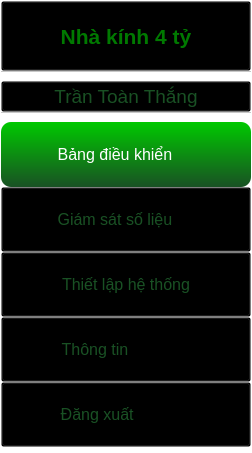
           <widget class="QFrame" name="Slide_menu">
            <property name="sizePolicy">
             <sizepolicy hsizetype="Fixed" vsizetype="Preferred">
              <horstretch>0</horstretch>
              <verstretch>0</verstretch>
             </sizepolicy>
            </property>
            <property name="minimumSize">
             <size>
              <width>0</width>
              <height>0</height>
             </size>
            </property>
            <property name="maximumSize">
             <size>
              <width>300</width>
              <height>16777215</height>
             </size>
            </property>
            <property name="styleSheet">
             <string notr="true">background-color: rgba(0, 0, 0, 0);
</string>
            </property>
            <property name="frameShape">
             <enum>QFrame::StyledPanel</enum>
            </property>
            <property name="frameShadow">
             <enum>QFrame::Raised</enum>
            </property>
            <layout class="QVBoxLayout" name="verticalLayout_3">
             <property name="spacing">
              <number>0</number>
             </property>
             <property name="leftMargin">
              <number>0</number>
             </property>
             <property name="topMargin">
              <number>0</number>
             </property>
             <property name="rightMargin">
              <number>0</number>
             </property>
             <property name="bottomMargin">
              <number>5</number>
             </property>
             <item alignment="Qt::AlignTop">
              <widget class="QPushButton" name="APP_name">
               <property name="minimumSize">
                <size>
                 <width>0</width>
                 <height>70</height>
                </size>
               </property>
               <property name="maximumSize">
                <size>
                 <width>16777215</width>
                 <height>60</height>
                </size>
               </property>
               <property name="font">
                <font>
                 <family>Segoe UI</family>
                 <pointsize>16</pointsize>
                 <weight>75</weight>
                 <bold>true</bold>
                </font>
               </property>
               <property name="styleSheet">
                <string notr="true">background-color: rgba(0, 0, 0, 0);
color: qlineargradient(spread:pad, x1:0, y1:0, x2:0, y2:1, stop:0 rgba(0, 229, 0, 255), stop:1 rgba(0, 121, 0, 255));</string>
               </property>
               <property name="text">
                <string>Nhà kính 4 tỷ</string>
               </property>
               <property name="icon">
                <iconset resource="Icon.qrc">
                 <normaloff>:/Green_Icon/Icon_Green/slack.svg</normaloff>:/Green_Icon/Icon_Green/slack.svg</iconset>
               </property>
               <property name="iconSize">
                <size>
                 <width>40</width>
                 <height>40</height>
                </size>
               </property>
              </widget>
             </item>
             <item>
              <widget class="QPushButton" name="Brk_line1">
               <property name="minimumSize">
                <size>
                 <width>250</width>
                 <height>0</height>
                </size>
               </property>
               <property name="maximumSize">
                <size>
                 <width>16777215</width>
                 <height>10</height>
                </size>
               </property>
               <property name="styleSheet">
                <string notr="true">background-color: rgba(0, 0, 0, 0);
border-radius: none;
border-top: 1px solid rgb(200, 200, 200);</string>
               </property>
               <property name="text">
                <string/>
               </property>
              </widget>
             </item>
             <item>
              <widget class="QPushButton" name="User_name">
               <property name="minimumSize">
                <size>
                 <width>0</width>
                 <height>0</height>
                </size>
               </property>
               <property name="maximumSize">
                <size>
                 <width>16777215</width>
                 <height>60</height>
                </size>
               </property>
               <property name="font">
                <font>
                 <family>Segoe UI</family>
                 <pointsize>14</pointsize>
                </font>
               </property>
               <property name="styleSheet">
                <string notr="true">background-color: rgba(0, 0, 0, 0);
color: qlineargradient(spread:pad, x1:0, y1:0, x2:0, y2:1, stop:0 rgba(0, 201, 0, 255), stop:1 rgba(25, 81, 36, 255));</string>
               </property>
               <property name="text">
                <string>Trần Toàn Thắng</string>
               </property>
               <property name="icon">
                <iconset resource="Icon.qrc">
                 <normaloff>:/Green_Icon/Icon_Green/user.svg</normaloff>:/Green_Icon/Icon_Green/user.svg</iconset>
               </property>
               <property name="iconSize">
                <size>
                 <width>40</width>
                 <height>40</height>
                </size>
               </property>
              </widget>
             </item>
             <item>
              <widget class="QPushButton" name="Brk_line2">
               <property name="maximumSize">
                <size>
                 <width>16777215</width>
                 <height>10</height>
                </size>
               </property>
               <property name="styleSheet">
                <string notr="true">background-color: rgba(0, 0, 0, 0);
border-radius: none;
border-top: 1px solid rgb(200, 200, 200);</string>
               </property>
               <property name="text">
                <string/>
               </property>
              </widget>
             </item>
             <item>
              <widget class="QPushButton" name="Control_btn">
               <property name="minimumSize">
                <size>
                 <width>0</width>
                 <height>65</height>
                </size>
               </property>
               <property name="font">
                <font>
                 <family>Segoe UI</family>
                 <pointsize>12</pointsize>
                </font>
               </property>
               <property name="styleSheet">
                <string notr="true">QPushButton#Control_btn{	
	background-color: qlineargradient(spread:pad, x1:0, y1:0, x2:0, y2:1, stop:0 rgba(0, 201, 0, 255), stop:1 rgba(25, 81, 36, 255));
	color: rgb(255, 255, 255);
	border-radius: 10px;
}
QPushButton#Control_btn:hover{	
    border: none;
	border-radius: 10px;
    padding-left: 5px;
	background-color: qlineargradient(spread:pad, x1:1, y1:1, x2:1, y2:0, stop:0 rgba(0, 85, 255, 255), stop:1 rgba(0, 192, 255, 255));
	color: rgb(255, 255, 255);
}
QPushButton#Control_btn:pressed{	
    border: none;
	border-radius: 10px;
	padding-left: -5px;
	padding-top: -2px;
	background-color: qlineargradient(spread:pad, x1:1, y1:1, x2:1, y2:0, stop:0 rgba(170, 0, 0, 255), stop:1 rgba(255, 60, 60, 255));
	color: rgb(255, 255, 255);
}
</string>
               </property>
               <property name="text">
                <string>Bảng điều khiển     </string>
               </property>
               <property name="icon">
                <iconset resource="Icon.qrc">
                 <normaloff>:/White_Icon/Icon_White/grid.svg</normaloff>:/White_Icon/Icon_White/grid.svg</iconset>
               </property>
               <property name="iconSize">
                <size>
                 <width>30</width>
                 <height>30</height>
                </size>
               </property>
              </widget>
             </item>
             <item>
              <widget class="QPushButton" name="Parameter_btn">
               <property name="minimumSize">
                <size>
                 <width>0</width>
                 <height>65</height>
                </size>
               </property>
               <property name="font">
                <font>
                 <family>Segoe UI</family>
                 <pointsize>12</pointsize>
                </font>
               </property>
               <property name="styleSheet">
                <string notr="true">QPushButton#Parameter_btn{	
background-color: rgba(0, 0, 0, 0);
color: qlineargradient(spread:pad, x1:0, y1:0, x2:0, y2:1, stop:0 rgba(0, 201, 0, 255), stop:1 rgba(25, 81, 36, 255));
}
QPushButton#Parameter_btn:hover{	
    border: none;
	border-radius: 10px;
	padding-left: 10px;
	background-color: qlineargradient(spread:pad, x1:1, y1:1, x2:1, y2:0, stop:0 rgba(0, 85, 255, 255), stop:1 rgba(0, 192, 255, 255));
	color: rgb(255, 255, 255);
}
QPushButton#Parameter_btn:pressed{	
    border: none;
	border-radius: 10px;
	padding-left: -2px;
	padding-top: -2px;
	background-color: qlineargradient(spread:pad, x1:1, y1:1, x2:1, y2:0, stop:0 rgba(170, 0, 0, 255), stop:1 rgba(255, 60, 60, 255));
	color: rgb(255, 255, 255);
}
</string>
               </property>
               <property name="text">
                <string>Giám sát số liệu     </string>
               </property>
               <property name="icon">
                <iconset resource="Icon.qrc">
                 <normaloff>:/Green_Icon/Icon_Green/bar-chart-2.svg</normaloff>:/Green_Icon/Icon_Green/bar-chart-2.svg</iconset>
               </property>
               <property name="iconSize">
                <size>
                 <width>30</width>
                 <height>30</height>
                </size>
               </property>
              </widget>
             </item>
             <item>
              <widget class="QPushButton" name="Setting_btn">
               <property name="minimumSize">
                <size>
                 <width>0</width>
                 <height>65</height>
                </size>
               </property>
               <property name="font">
                <font>
                 <family>Segoe UI</family>
                 <pointsize>12</pointsize>
                </font>
               </property>
               <property name="styleSheet">
                <string notr="true">QPushButton#Setting_btn{	
background-color: rgba(0, 0, 0, 0);
color: qlineargradient(spread:pad, x1:0, y1:0, x2:0, y2:1, stop:0 rgba(0, 201, 0, 255), stop:1 rgba(25, 81, 36, 255));
}
QPushButton#Setting_btn:hover{	
    border: none;
	border-radius: 10px;
	padding-left: 10px;
	background-color: qlineargradient(spread:pad, x1:1, y1:1, x2:1, y2:0, stop:0 rgba(0, 85, 255, 255), stop:1 rgba(0, 192, 255, 255));
	color: rgb(255, 255, 255);
}
QPushButton#Setting_btn:pressed{	
    border: none;
	border-radius: 10px;
	padding-left: -2px;
	padding-top: -2px;
	background-color: qlineargradient(spread:pad, x1:1, y1:1, x2:1, y2:0, stop:0 rgba(170, 0, 0, 255), stop:1 rgba(255, 60, 60, 255));
	color: rgb(255, 255, 255);
}
</string>
               </property>
               <property name="text">
                <string>Thiết lập hệ thống</string>
               </property>
               <property name="icon">
                <iconset resource="Icon.qrc">
                 <normaloff>:/Green_Icon/Icon_Green/settings.svg</normaloff>:/Green_Icon/Icon_Green/settings.svg</iconset>
               </property>
               <property name="iconSize">
                <size>
                 <width>30</width>
                 <height>30</height>
                </size>
               </property>
              </widget>
             </item>
             <item>
              <widget class="QPushButton" name="Properties_btn">
               <property name="minimumSize">
                <size>
                 <width>0</width>
                 <height>65</height>
                </size>
               </property>
               <property name="font">
                <font>
                 <family>Segoe UI</family>
                 <pointsize>12</pointsize>
                </font>
               </property>
               <property name="styleSheet">
                <string notr="true">QPushButton#Properties_btn{	
background-color: rgba(0, 0, 0, 0);
color: qlineargradient(spread:pad, x1:0, y1:0, x2:0, y2:1, stop:0 rgba(0, 201, 0, 255), stop:1 rgba(25, 81, 36, 255));
}
QPushButton#Properties_btn:hover{	
    border: none;
	border-radius: 10px;
	padding-left: 10px;
	background-color: qlineargradient(spread:pad, x1:1, y1:1, x2:1, y2:0, stop:0 rgba(0, 85, 255, 255), stop:1 rgba(0, 192, 255, 255));
	color: rgb(255, 255, 255);
}
QPushButton#Properties_btn:pressed{	
    border: none;
	border-radius: 10px;
	padding-left: -2px;
	padding-top: -2px;
	background-color: qlineargradient(spread:pad, x1:1, y1:1, x2:1, y2:0, stop:0 rgba(170, 0, 0, 255), stop:1 rgba(255, 60, 60, 255));
	color: rgb(255, 255, 255);
}
</string>
               </property>
               <property name="text">
                <string>Thông tin              </string>
               </property>
               <property name="icon">
                <iconset resource="Icon.qrc">
                 <normaloff>:/Green_Icon/Icon_Green/smile.svg</normaloff>:/Green_Icon/Icon_Green/smile.svg</iconset>
               </property>
               <property name="iconSize">
                <size>
                 <width>30</width>
                 <height>30</height>
                </size>
               </property>
              </widget>
             </item>
             <item>
              <widget class="QPushButton" name="Login_return">
               <property name="minimumSize">
                <size>
                 <width>0</width>
                 <height>65</height>
                </size>
               </property>
               <property name="font">
                <font>
                 <family>Segoe UI</family>
                 <pointsize>12</pointsize>
                </font>
               </property>
               <property name="styleSheet">
                <string notr="true">QPushButton{	
	background-color: rgba(0, 0, 0, 0);
	color: qlineargradient(spread:pad, x1:0, y1:0, x2:0, y2:1, stop:0 rgba(0, 201, 0, 255), stop:1 rgba(25, 81, 36, 255));
}
QPushButton:hover{	
    border: none;
	border-radius: 10px;
	padding-left: 10px;
	background-color: qlineargradient(spread:pad, x1:1, y1:1, x2:1, y2:0, stop:0 rgba(170, 0, 0, 255), stop:1 rgba(255, 60, 60, 255));
	color: rgb(255, 255, 255);
}
QPushButton:pressed{	
    border: none;
	border-radius: 10px;
	padding-left: -2px;
	padding-top: -2px;
	background-color: qlineargradient(spread:pad, x1:1, y1:1, x2:1, y2:0, stop:0 rgba(170, 0, 0, 255), stop:1 rgba(255, 60, 60, 255));
	color: rgb(255, 255, 255);
}
</string>
               </property>
               <property name="text">
                <string>Đăng xuất             </string>
               </property>
               <property name="icon">
                <iconset resource="Icon.qrc">
                 <normaloff>:/Green_Icon/Icon_Green/log-out.svg</normaloff>:/Green_Icon/Icon_Green/log-out.svg</iconset>
               </property>
               <property name="iconSize">
                <size>
                 <width>30</width>
                 <height>30</height>
                </size>
               </property>
              </widget>
             </item>
            </layout>
           </widget>
